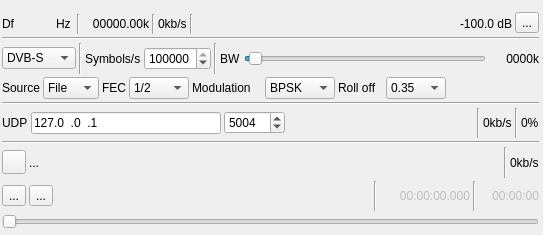
<?xml version="1.0" encoding="UTF-8"?>
<ui version="4.0">
 <class>DATVModGUI</class>
 <widget class="RollupContents" name="DATVModGUI">
  <property name="geometry">
   <rect>
    <x>0</x>
    <y>0</y>
    <width>543</width>
    <height>235</height>
   </rect>
  </property>
  <property name="sizePolicy">
   <sizepolicy hsizetype="Expanding" vsizetype="Fixed">
    <horstretch>0</horstretch>
    <verstretch>0</verstretch>
   </sizepolicy>
  </property>
  <property name="minimumSize">
   <size>
    <width>450</width>
    <height>0</height>
   </size>
  </property>
  <property name="maximumSize">
   <size>
    <width>700</width>
    <height>16777215</height>
   </size>
  </property>
  <property name="font">
   <font>
    <family>Liberation Sans</family>
    <pointsize>9</pointsize>
   </font>
  </property>
  <property name="focusPolicy">
   <enum>Qt::StrongFocus</enum>
  </property>
  <property name="windowTitle">
   <string>DATV Modulator</string>
  </property>
  <widget class="QWidget" name="settingsContainer" native="true">
   <property name="geometry">
    <rect>
     <x>0</x>
     <y>10</y>
     <width>541</width>
     <height>221</height>
    </rect>
   </property>
   <property name="windowTitle">
    <string>Settings</string>
   </property>
   <layout class="QVBoxLayout" name="verticalLayout">
    <property name="spacing">
     <number>3</number>
    </property>
    <property name="leftMargin">
     <number>2</number>
    </property>
    <property name="topMargin">
     <number>2</number>
    </property>
    <property name="rightMargin">
     <number>2</number>
    </property>
    <property name="bottomMargin">
     <number>2</number>
    </property>
    <item>
     <layout class="QHBoxLayout" name="deltaFreqPowLayout">
      <item>
       <layout class="QHBoxLayout" name="deltaFrequencyLayout">
        <property name="topMargin">
         <number>2</number>
        </property>
        <item>
         <widget class="QLabel" name="deltaFrequencyLabel">
          <property name="minimumSize">
           <size>
            <width>16</width>
            <height>0</height>
           </size>
          </property>
          <property name="text">
           <string>Df</string>
          </property>
         </widget>
        </item>
        <item>
         <widget class="ValueDialZ" name="deltaFrequency" native="true">
          <property name="sizePolicy">
           <sizepolicy hsizetype="Maximum" vsizetype="Maximum">
            <horstretch>0</horstretch>
            <verstretch>0</verstretch>
           </sizepolicy>
          </property>
          <property name="minimumSize">
           <size>
            <width>32</width>
            <height>16</height>
           </size>
          </property>
          <property name="font">
           <font>
            <family>Liberation Mono</family>
            <pointsize>12</pointsize>
           </font>
          </property>
          <property name="cursor">
           <cursorShape>PointingHandCursor</cursorShape>
          </property>
          <property name="focusPolicy">
           <enum>Qt::StrongFocus</enum>
          </property>
          <property name="toolTip">
           <string>Demod shift frequency from center in Hz</string>
          </property>
         </widget>
        </item>
        <item>
         <widget class="QLabel" name="deltaUnits">
          <property name="text">
           <string>Hz </string>
          </property>
         </widget>
        </item>
        <item>
         <widget class="Line" name="line_7">
          <property name="orientation">
           <enum>Qt::Vertical</enum>
          </property>
         </widget>
        </item>
        <item>
         <widget class="QLabel" name="channelSampleRateText">
          <property name="minimumSize">
           <size>
            <width>66</width>
            <height>0</height>
           </size>
          </property>
          <property name="toolTip">
           <string>Sample rate</string>
          </property>
          <property name="text">
           <string>00000.00k</string>
          </property>
          <property name="alignment">
           <set>Qt::AlignRight|Qt::AlignTrailing|Qt::AlignVCenter</set>
          </property>
         </widget>
        </item>
        <item>
         <widget class="Line" name="line_2">
          <property name="orientation">
           <enum>Qt::Vertical</enum>
          </property>
         </widget>
        </item>
        <item>
         <widget class="QLabel" name="dataRateText">
          <property name="toolTip">
           <string>Data rate of DVB stream</string>
          </property>
          <property name="text">
           <string>0kb/s</string>
          </property>
         </widget>
        </item>
        <item>
         <widget class="Line" name="line_12">
          <property name="orientation">
           <enum>Qt::Vertical</enum>
          </property>
         </widget>
        </item>
        <item>
         <spacer name="horizontalSpacer">
          <property name="orientation">
           <enum>Qt::Horizontal</enum>
          </property>
          <property name="sizeHint" stdset="0">
           <size>
            <width>40</width>
            <height>20</height>
           </size>
          </property>
         </spacer>
        </item>
        <item>
         <widget class="QLabel" name="channelPower">
          <property name="minimumSize">
           <size>
            <width>60</width>
            <height>0</height>
           </size>
          </property>
          <property name="toolTip">
           <string>Channel power</string>
          </property>
          <property name="layoutDirection">
           <enum>Qt::RightToLeft</enum>
          </property>
          <property name="text">
           <string>-100.0 dB</string>
          </property>
          <property name="alignment">
           <set>Qt::AlignRight|Qt::AlignTrailing|Qt::AlignVCenter</set>
          </property>
         </widget>
        </item>
       </layout>
      </item>
      <item>
       <widget class="QToolButton" name="channelMute">
        <property name="toolTip">
         <string>Mute/Unmute channel</string>
        </property>
        <property name="text">
         <string>...</string>
        </property>
        <property name="icon">
         <iconset resource="../../../sdrgui/resources/res.qrc">
          <normaloff>:/txon.png</normaloff>
          <normalon>:/txoff.png</normalon>:/txon.png</iconset>
        </property>
        <property name="checkable">
         <bool>true</bool>
        </property>
       </widget>
      </item>
     </layout>
    </item>
    <item>
     <widget class="Line" name="line">
      <property name="orientation">
       <enum>Qt::Horizontal</enum>
      </property>
     </widget>
    </item>
    <item>
     <layout class="QHBoxLayout" name="rfBandwidthLayout">
      <item>
       <widget class="QComboBox" name="dvbStandard">
        <property name="toolTip">
         <string>DVB standard</string>
        </property>
        <item>
         <property name="text">
          <string>DVB-S</string>
         </property>
        </item>
        <item>
         <property name="text">
          <string>DVB-S2</string>
         </property>
        </item>
       </widget>
      </item>
      <item>
       <widget class="Line" name="line_15">
        <property name="orientation">
         <enum>Qt::Vertical</enum>
        </property>
       </widget>
      </item>
      <item>
       <widget class="QLabel" name="label">
        <property name="text">
         <string>Symbols/s</string>
        </property>
       </widget>
      </item>
      <item>
       <widget class="QSpinBox" name="symbolRate">
        <property name="toolTip">
         <string>Symbol rate</string>
        </property>
        <property name="minimum">
         <number>1</number>
        </property>
        <property name="maximum">
         <number>10000000</number>
        </property>
        <property name="value">
         <number>250000</number>
        </property>
       </widget>
      </item>
      <item>
       <widget class="Line" name="line_10">
        <property name="orientation">
         <enum>Qt::Vertical</enum>
        </property>
       </widget>
      </item>
      <item>
       <widget class="QLabel" name="rfBWLabel">
        <property name="text">
         <string>BW</string>
        </property>
       </widget>
      </item>
      <item>
       <widget class="QSlider" name="rfBW">
        <property name="toolTip">
         <string>Modulator (RF) bandwidth when interpolation takes place</string>
        </property>
        <property name="minimum">
         <number>1</number>
        </property>
        <property name="maximum">
         <number>500</number>
        </property>
        <property name="pageStep">
         <number>1</number>
        </property>
        <property name="value">
         <number>10</number>
        </property>
        <property name="orientation">
         <enum>Qt::Horizontal</enum>
        </property>
       </widget>
      </item>
      <item>
       <widget class="QLabel" name="rfBWText">
        <property name="minimumSize">
         <size>
          <width>50</width>
          <height>0</height>
         </size>
        </property>
        <property name="text">
         <string>0000k</string>
        </property>
        <property name="alignment">
         <set>Qt::AlignRight|Qt::AlignTrailing|Qt::AlignVCenter</set>
        </property>
       </widget>
      </item>
     </layout>
    </item>
    <item>
     <layout class="QHBoxLayout" name="volumeLayout_2">
      <item>
       <widget class="QLabel" name="inputSelectLabel">
        <property name="text">
         <string>Source</string>
        </property>
       </widget>
      </item>
      <item>
       <widget class="QComboBox" name="inputSelect">
        <property name="toolTip">
         <string>Source of MPEG transport stream to transmit</string>
        </property>
        <item>
         <property name="text">
          <string>File</string>
         </property>
        </item>
        <item>
         <property name="text">
          <string>UDP</string>
         </property>
        </item>
       </widget>
      </item>
      <item>
       <widget class="QLabel" name="fecLabel">
        <property name="text">
         <string>FEC</string>
        </property>
       </widget>
      </item>
      <item>
       <widget class="QComboBox" name="fec">
        <property name="minimumSize">
         <size>
          <width>60</width>
          <height>0</height>
         </size>
        </property>
        <property name="toolTip">
         <string>Forward error correction code rate</string>
        </property>
        <item>
         <property name="text">
          <string>1/2</string>
         </property>
        </item>
        <item>
         <property name="text">
          <string>2/3</string>
         </property>
        </item>
        <item>
         <property name="text">
          <string>3/4</string>
         </property>
        </item>
        <item>
         <property name="text">
          <string>5/6</string>
         </property>
        </item>
        <item>
         <property name="text">
          <string>7/8</string>
         </property>
        </item>
       </widget>
      </item>
      <item>
       <widget class="QLabel" name="modulationLabel">
        <property name="minimumSize">
         <size>
          <width>70</width>
          <height>0</height>
         </size>
        </property>
        <property name="text">
         <string>Modulation</string>
        </property>
       </widget>
      </item>
      <item>
       <widget class="QComboBox" name="modulation">
        <property name="minimumSize">
         <size>
          <width>70</width>
          <height>0</height>
         </size>
        </property>
        <property name="toolTip">
         <string>Modulation type</string>
        </property>
        <item>
         <property name="text">
          <string>BPSK</string>
         </property>
        </item>
        <item>
         <property name="text">
          <string>QPSK</string>
         </property>
        </item>
       </widget>
      </item>
      <item>
       <widget class="QLabel" name="rollOffLabel">
        <property name="minimumSize">
         <size>
          <width>45</width>
          <height>0</height>
         </size>
        </property>
        <property name="text">
         <string>Roll off</string>
        </property>
       </widget>
      </item>
      <item>
       <widget class="QComboBox" name="rollOff">
        <property name="minimumSize">
         <size>
          <width>60</width>
          <height>0</height>
         </size>
        </property>
        <property name="toolTip">
         <string>Root raised cosine filter roll-off</string>
        </property>
        <item>
         <property name="text">
          <string>0.35</string>
         </property>
        </item>
       </widget>
      </item>
      <item>
       <spacer name="horizontalSpacer_4">
        <property name="orientation">
         <enum>Qt::Horizontal</enum>
        </property>
        <property name="sizeHint" stdset="0">
         <size>
          <width>40</width>
          <height>20</height>
         </size>
        </property>
       </spacer>
      </item>
     </layout>
    </item>
    <item>
     <widget class="Line" name="line_3">
      <property name="orientation">
       <enum>Qt::Horizontal</enum>
      </property>
     </widget>
    </item>
    <item>
     <layout class="QHBoxLayout" name="horizontalLayout_nav_2">
      <item>
       <widget class="QLabel" name="udpPortLabel">
        <property name="text">
         <string>UDP</string>
        </property>
       </widget>
      </item>
      <item>
       <widget class="QLineEdit" name="udpAddress">
        <property name="toolTip">
         <string>IP address to bind UDP socket to</string>
        </property>
        <property name="inputMask">
         <string>000.000.000.000</string>
        </property>
        <property name="text">
         <string>127.0.0.1</string>
        </property>
       </widget>
      </item>
      <item>
       <widget class="QSpinBox" name="udpPort">
        <property name="toolTip">
         <string>UDP port number to receive MPEG transport stream on</string>
        </property>
        <property name="minimum">
         <number>1024</number>
        </property>
        <property name="maximum">
         <number>65535</number>
        </property>
        <property name="value">
         <number>5004</number>
        </property>
       </widget>
      </item>
      <item>
       <spacer name="horizontalSpacer_5">
        <property name="orientation">
         <enum>Qt::Horizontal</enum>
        </property>
        <property name="sizeHint" stdset="0">
         <size>
          <width>40</width>
          <height>20</height>
         </size>
        </property>
       </spacer>
      </item>
      <item>
       <widget class="Line" name="line_9">
        <property name="orientation">
         <enum>Qt::Vertical</enum>
        </property>
       </widget>
      </item>
      <item>
       <widget class="QLabel" name="udpBitrate">
        <property name="sizePolicy">
         <sizepolicy hsizetype="Minimum" vsizetype="Preferred">
          <horstretch>0</horstretch>
          <verstretch>0</verstretch>
         </sizepolicy>
        </property>
        <property name="toolTip">
         <string>UDP bitrate</string>
        </property>
        <property name="text">
         <string>0kb/s</string>
        </property>
       </widget>
      </item>
      <item>
       <widget class="Line" name="udpBufferUtilizationLine">
        <property name="orientation">
         <enum>Qt::Vertical</enum>
        </property>
       </widget>
      </item>
      <item>
       <widget class="QLabel" name="udpBufferUtilization">
        <property name="toolTip">
         <string>Indicates how full the UDP receive buffer is. If this reaches 100%, packets will likely be dropped.</string>
        </property>
        <property name="text">
         <string>0%</string>
        </property>
       </widget>
      </item>
     </layout>
    </item>
    <item>
     <widget class="Line" name="line_5">
      <property name="orientation">
       <enum>Qt::Horizontal</enum>
      </property>
     </widget>
    </item>
    <item>
     <layout class="QHBoxLayout" name="tsFileLayout">
      <item>
       <widget class="QPushButton" name="tsFileDialog">
        <property name="minimumSize">
         <size>
          <width>24</width>
          <height>24</height>
         </size>
        </property>
        <property name="maximumSize">
         <size>
          <width>24</width>
          <height>24</height>
         </size>
        </property>
        <property name="toolTip">
         <string>Open MPEG transport stream file</string>
        </property>
        <property name="text">
         <string/>
        </property>
        <property name="icon">
         <iconset resource="../../../sdrgui/resources/res.qrc">
          <normaloff>:/film_reel.png</normaloff>:/film_reel.png</iconset>
        </property>
       </widget>
      </item>
      <item>
       <widget class="QLabel" name="tsFileText">
        <property name="sizePolicy">
         <sizepolicy hsizetype="Expanding" vsizetype="Preferred">
          <horstretch>0</horstretch>
          <verstretch>0</verstretch>
         </sizepolicy>
        </property>
        <property name="text">
         <string>...</string>
        </property>
       </widget>
      </item>
      <item>
       <widget class="Line" name="line_8">
        <property name="orientation">
         <enum>Qt::Vertical</enum>
        </property>
       </widget>
      </item>
      <item>
       <widget class="QLabel" name="tsFileBitrate">
        <property name="sizePolicy">
         <sizepolicy hsizetype="Minimum" vsizetype="Preferred">
          <horstretch>0</horstretch>
          <verstretch>0</verstretch>
         </sizepolicy>
        </property>
        <property name="toolTip">
         <string>File bitrate</string>
        </property>
        <property name="text">
         <string>0kb/s</string>
        </property>
       </widget>
      </item>
     </layout>
    </item>
    <item>
     <layout class="QHBoxLayout" name="playControllLayout">
      <item>
       <widget class="ButtonSwitch" name="playLoop">
        <property name="toolTip">
         <string>Play file in a loop</string>
        </property>
        <property name="text">
         <string>...</string>
        </property>
        <property name="icon">
         <iconset resource="../../../sdrgui/resources/res.qrc">
          <normaloff>:/playloop.png</normaloff>:/playloop.png</iconset>
        </property>
       </widget>
      </item>
      <item>
       <widget class="ButtonSwitch" name="playFile">
        <property name="toolTip">
         <string>File play/pause</string>
        </property>
        <property name="text">
         <string>...</string>
        </property>
        <property name="icon">
         <iconset resource="../../../sdrgui/resources/res.qrc">
          <normaloff>:/play.png</normaloff>
          <normalon>:/pause.png</normalon>
          <disabledoff>:/play.png</disabledoff>
          <disabledon>:/play.png</disabledon>:/play.png</iconset>
        </property>
       </widget>
      </item>
      <item>
       <spacer name="horizontalSpacer_2">
        <property name="orientation">
         <enum>Qt::Horizontal</enum>
        </property>
        <property name="sizeHint" stdset="0">
         <size>
          <width>40</width>
          <height>20</height>
         </size>
        </property>
       </spacer>
      </item>
      <item>
       <widget class="Line" name="linePlay1">
        <property name="orientation">
         <enum>Qt::Vertical</enum>
        </property>
       </widget>
      </item>
      <item>
       <widget class="QLabel" name="relTimeText">
        <property name="enabled">
         <bool>false</bool>
        </property>
        <property name="minimumSize">
         <size>
          <width>90</width>
          <height>0</height>
         </size>
        </property>
        <property name="toolTip">
         <string>Time from start</string>
        </property>
        <property name="text">
         <string>00:00:00.000</string>
        </property>
        <property name="alignment">
         <set>Qt::AlignRight|Qt::AlignTrailing|Qt::AlignVCenter</set>
        </property>
       </widget>
      </item>
      <item>
       <widget class="Line" name="linePlay2">
        <property name="orientation">
         <enum>Qt::Vertical</enum>
        </property>
       </widget>
      </item>
      <item>
       <widget class="QLabel" name="recordLengthText">
        <property name="enabled">
         <bool>false</bool>
        </property>
        <property name="minimumSize">
         <size>
          <width>60</width>
          <height>0</height>
         </size>
        </property>
        <property name="toolTip">
         <string>Total time</string>
        </property>
        <property name="text">
         <string>00:00:00</string>
        </property>
        <property name="alignment">
         <set>Qt::AlignRight|Qt::AlignTrailing|Qt::AlignVCenter</set>
        </property>
       </widget>
      </item>
     </layout>
    </item>
    <item>
     <layout class="QHBoxLayout" name="horizontalLayout_nav">
      <item>
       <widget class="QSlider" name="navTimeSlider">
        <property name="toolTip">
         <string>File time navigator</string>
        </property>
        <property name="maximum">
         <number>100</number>
        </property>
        <property name="pageStep">
         <number>1</number>
        </property>
        <property name="orientation">
         <enum>Qt::Horizontal</enum>
        </property>
       </widget>
      </item>
     </layout>
    </item>
   </layout>
  </widget>
 </widget>
 <customwidgets>
  <customwidget>
   <class>RollupContents</class>
   <extends>QWidget</extends>
   <header>gui/rollupcontents.h</header>
   <container>1</container>
  </customwidget>
  <customwidget>
   <class>ValueDialZ</class>
   <extends>QWidget</extends>
   <header>gui/valuedialz.h</header>
   <container>1</container>
  </customwidget>
  <customwidget>
   <class>ButtonSwitch</class>
   <extends>QToolButton</extends>
   <header>gui/buttonswitch.h</header>
  </customwidget>
 </customwidgets>
 <resources>
  <include location="../../../sdrgui/resources/res.qrc"/>
 </resources>
 <connections/>
</ui>
